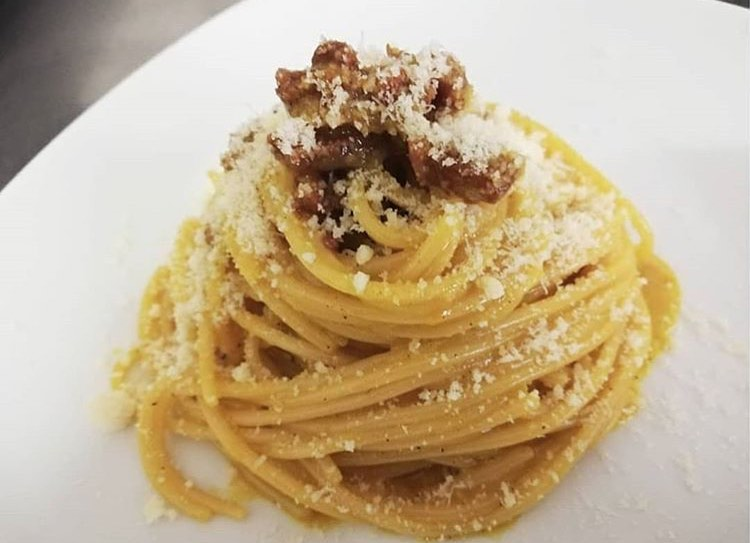
#> input picture ImageLabeler/test_images/carbonara/2147274122770605680.jpg, 750 x 543 px, found by its file name
$ jupyter execute --allow-errors ImageLabeler_v1.ipynb   (shell and % lines are left out)
#> lines starting #> are read from the running program, lines starting #| are printed output that depends on the picture
# Pasta Image Labeler

The purpose of this code is to quickly accept / reject training images by eye. Will only work on MacOS.

Goal:
- open a preview of an image
- press enter to accept -- leaving the image in place
- press any other key -- moving the image to a "reject" folder

[cell 1]
# imports
import numpy as np
import subprocess as sp
from os import path
import getch

## open a single test image

[cell 2]
test_image_path = '/Users/jarredgreen/Downloads/instalooter/carbonara/2081350632616431848.jpg'
image_name = path.basename(test_image_path)

#> (a cell that did not finish here is left out)

## try with Getch

This works better!!

## Resize image

[cell 4]
import imageio
import skimage
import matplotlib.pyplot as plt
import math

[cell 5]
test_image_notSquare = '/Users/jarredgreen/Documents/Deepasta/deepasta/ImageLabeler/test_images/carbonara/2147274122770605680.jpg'

# im = imageio.imread(test_image_path)
im = imageio.imread(test_image_notSquare)
#> im is the input picture: shape (543, 750, 3); mean R, G, B 195.4, 176, 145

# resize
# im2 = skimage.transform.resize(im, [128, 128])

# rotate
#im2 = skimage.transform.rotate(im, [90])

[cell 6]
def resize_image(im, dim, quiet=True):
    '''resizes image im to square with dimensions dim'''

    if not quiet: print('rescaling to %s x %s' % (dim, dim))
    return skimage.transform.resize(im, [dim, dim])

## center crop

[cell 7]
def crop_center(im, quiet=True):
    '''Crops an image to square about the center using skimage
       needs: imageio, skimage, math
    '''
#> called with quiet = False

    if not quiet: print('cropping to a square')
    if not quiet: print('old shape: %s' % str(im.shape))
#| old shape: (543, 750, 3)
    photo_dim = np.array(im.shape)[:2]
#> photo_dim = [543, 750]
    bigger_dim, smaller_dim = np.amax(photo_dim), np.amin(photo_dim)
#> bigger_dim = 750; smaller_dim = 543
    height, width = photo_dim[0], photo_dim[1]
#> height = 543; width = 750

    diff1 = math.ceil((bigger_dim - smaller_dim ) / 2)
#> diff1 = 104
    diff2 = math.floor((bigger_dim - smaller_dim ) / 2)
#> diff2 = 103

    if width == height:
        if not quiet: print('already square!')
    elif width > height:
        im = skimage.util.crop(im, ((0,0),(diff1,diff2),(0,0)))
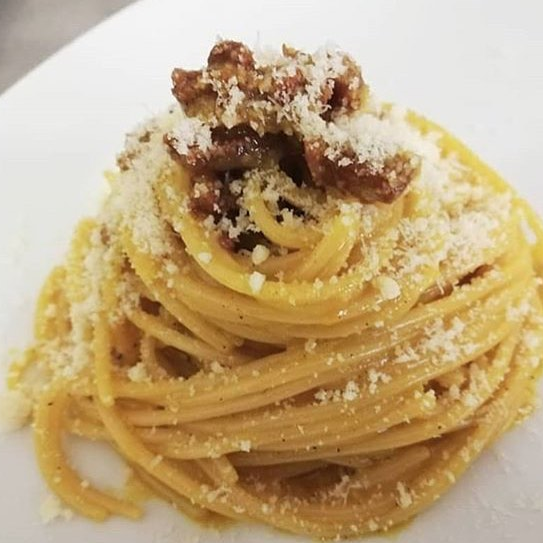
#> im: shape (543, 543, 3); mean of channels 0, 1, 2 192.1, 166.7, 126.1; drawn as R, G, B
        if not quiet: print('new shape: %s' % str(im.shape))
#| new shape: (543, 543, 3)
    else:
        im = skimage.util.crop(im, ((diff1,diff2),(0,0),(0,0)))
        if not quiet: print('new shape: %s' % str(im.shape))

    return im

[cell 8]
import warnings

#> (the rest of this cell did not finish here and is left out)

#> in resize_image, `return skimage.transform.resize(im, [dim, dim])`:
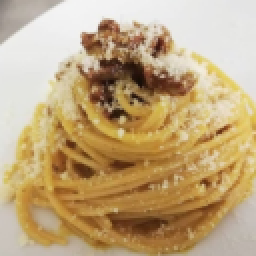
#> returned value: shape (128, 128, 3) float64 (shown 2 times larger); mean of channels 0, 1, 2 0.753, 0.654, 0.494; drawn as R, G, B
    skimage.io.imshow(im)
    io.show()

## write the image

[cell 9]
imageio.imwrite('~/Downloads/newimage.jpg', skimage.img_as_ubyte(im))
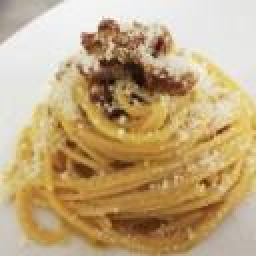
#> saved as newimage.jpg: shape (128, 128, 3) (shown 2 times larger); mean R, G, B 192.1, 166.8, 126

$ run again, with ImageLabeler/test_images/carbonara/2089278297753174496.jpg copied over ImageLabeler/test_images/carbonara/2147274122770605680.jpg
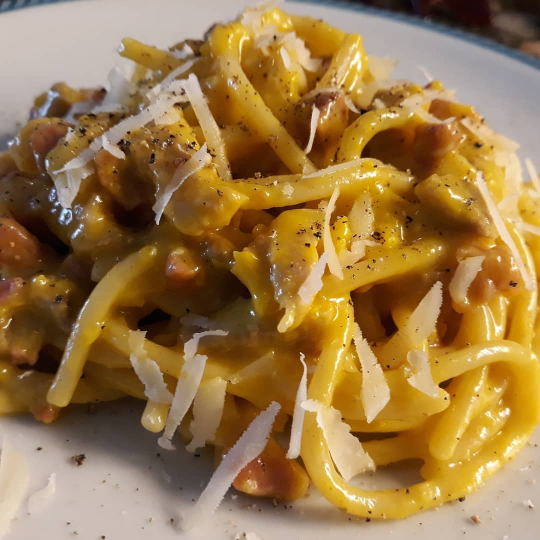
#> input picture ImageLabeler/test_images/carbonara/2089278297753174496.jpg, 1080 x 1080 px, found by its file name (shown at 1/2 size)
#> im is the input picture: shape (1080, 1080, 3); mean R, G, B 155.4, 121.5, 72.3
#| old shape: (1080, 1080, 3)
#> in resize_image, `return skimage.transform.resize(im, [dim, dim])`:
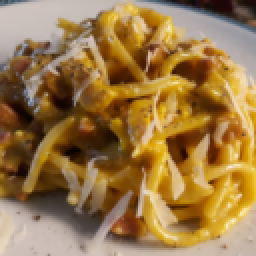
#> returned value: shape (128, 128, 3) float64 (shown 2 times larger); mean of channels 0, 1, 2 0.609, 0.477, 0.283; drawn as R, G, B
#> im: shape (128, 128, 3)
#> `imageio.imwrite('~/Downloads/newimage.jpg', skimage.img_as_ubyte(im))`:
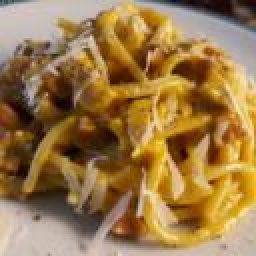
#> saved as newimage.jpg: shape (128, 128, 3) (shown 2 times larger); mean R, G, B 155.3, 121.6, 72.8

$ run again, with ImageLabeler/test_images/carbonara/2147331521711923889.jpg copied over ImageLabeler/test_images/carbonara/2147274122770605680.jpg
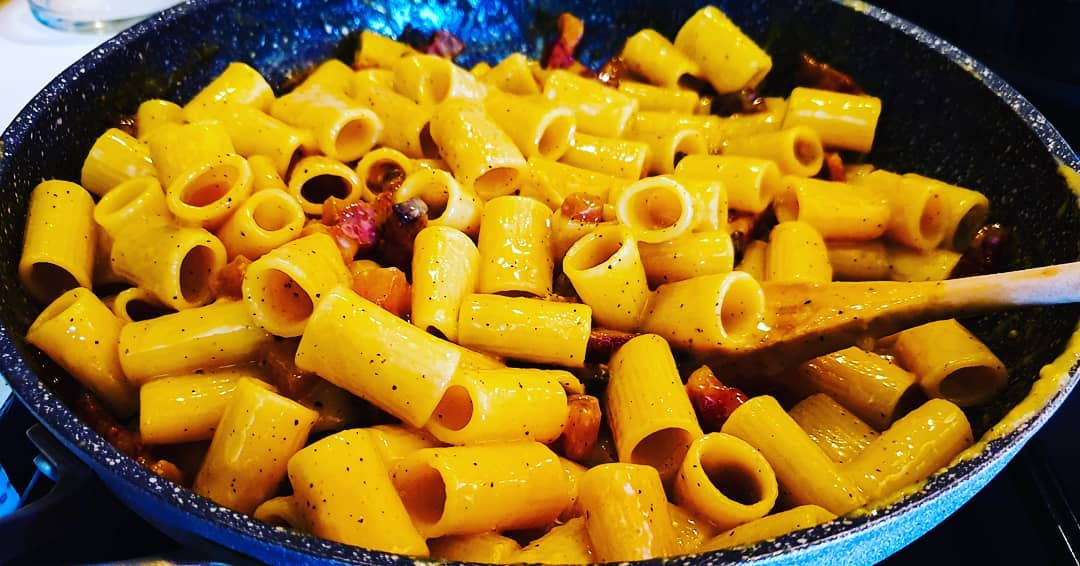
#> input picture ImageLabeler/test_images/carbonara/2147331521711923889.jpg, 1080 x 566 px, found by its file name
#> im is the input picture: shape (566, 1080, 3); mean R, G, B 143.9, 108.5, 31.7
#| old shape: (566, 1080, 3)
#| new shape: (566, 566, 3)
#> in resize_image, `return skimage.transform.resize(im, [dim, dim])`:
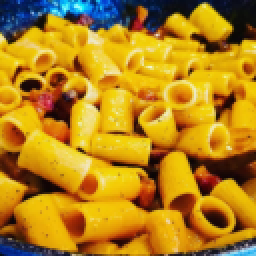
#> returned value: shape (128, 128, 3) float64 (shown 2 times larger); mean of channels 0, 1, 2 0.705, 0.52, 0.109; drawn as R, G, B
#> `imageio.imwrite('~/Downloads/newimage.jpg', skimage.img_as_ubyte(im))`:
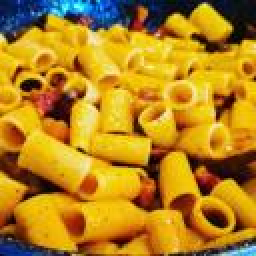
#> saved as newimage.jpg: shape (128, 128, 3) (shown 2 times larger); mean R, G, B 179.8, 132.6, 30.3
